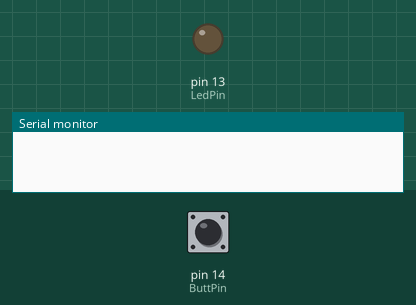
Recording of a sketch running on a simulated Arduino Uno, built with avr-gcc and run on an emulated ATmega328P. Parts: output pins drawn as LEDs (lit = HIGH), the last lines printed to the serial monitor. The test bench sets the inputs (shaded band); at power-on: pin 14 (ButtPin) LOW.

Above: at 1.2 s.
1.3 s: pin 14 (ButtPin) pulled HIGH for 0.15 s
At 1.37 s:
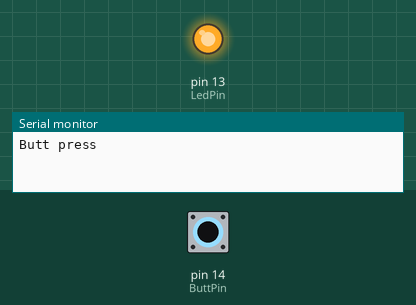
2.9 s: pin 14 (ButtPin) pulled HIGH for 3.2 s
At 6.6 s:
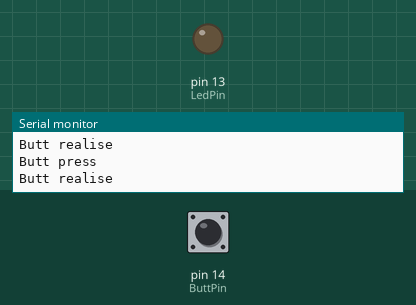
Timing chart, 0 to 8.1 s (numbered marks = the images above; inputs shaded):
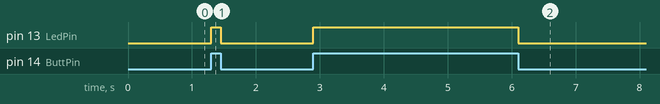

The sketch:

Button_and_LED.ino
```cpp
#define LedPin 13 // Пин светодиода
#define ButtPin 14 //Прин кнопки

bool flag1 = false; //Флаг нажатия кнопки 1

void setup() {
  pinMode(LedPin, OUTPUT);
  digitalWrite(LedPin, LOW);
  Serial.begin(115200);
}

void loop() {
  bool btn1State = digitalRead(ButtPin);

  //Если нажали кнопку
  if (btn1State && !flag1)
  {
    Serial.println("Butt press");
    flag1 = true;
    digitalWrite(LedPin, HIGH);
  }

  //Если отпустили кнопку
  if (!btn1State && flag1)
  {
    Serial.println("Butt realise");
    flag1 = false;
    digitalWrite(LedPin, LOW);
  }
}
```

Measured:
- after the input at 1.3 s, pin 13 (LedPin): LOW → HIGH at once, → LOW 0.15 s later
- after the input at 2.9 s, pin 13 (LedPin): LOW → HIGH at once, → LOW 3.2 s later
